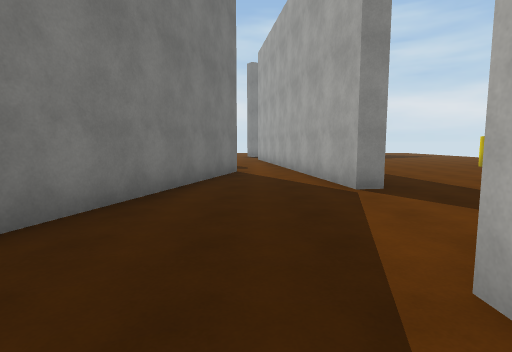
[1] (above)

21 first-person views from a walk through a scene from a Unity 3-D project. The camera is 1.5 m above the floor, tilts 6° down and sees 80° across. The floor is counted in squares, 2 m on a side. Each view is taken from the middle of a square. On the plan, view 1 faces up. The plan holds only what a view shows up to about 10 squares ahead; the rest is blank. The place goes on beyond the plan. The player is left out. Surface patterns are stand-ins for the level's own textures.

[2]
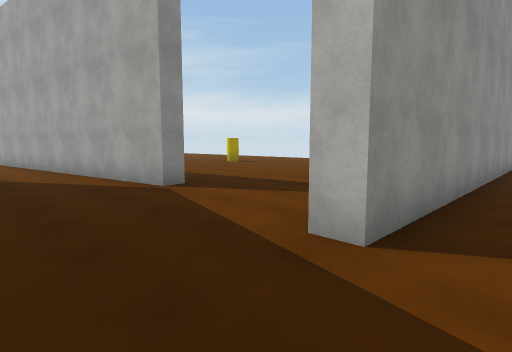

[3]
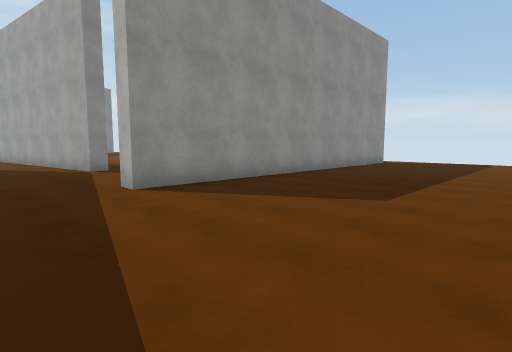

[4]
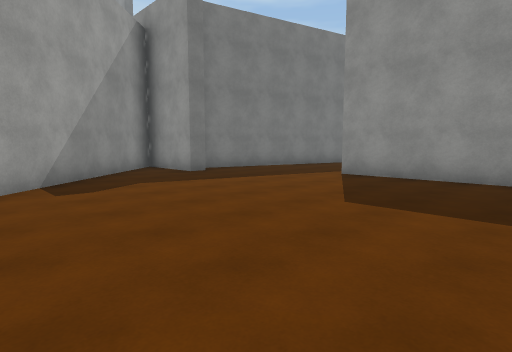

[5]
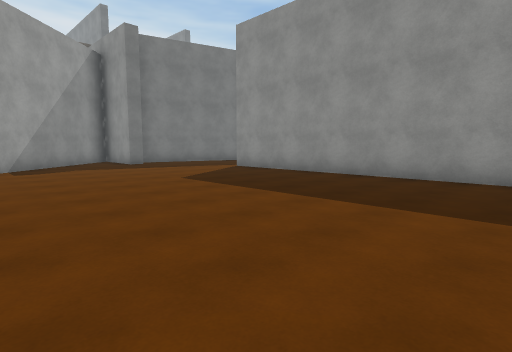

[6]
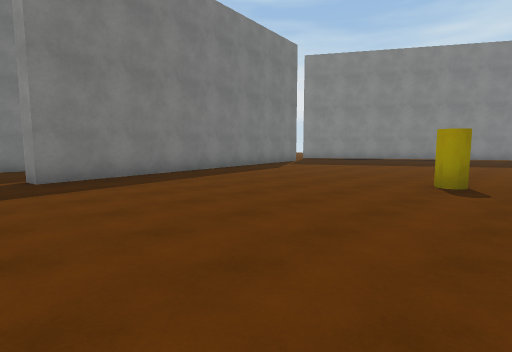

[7]
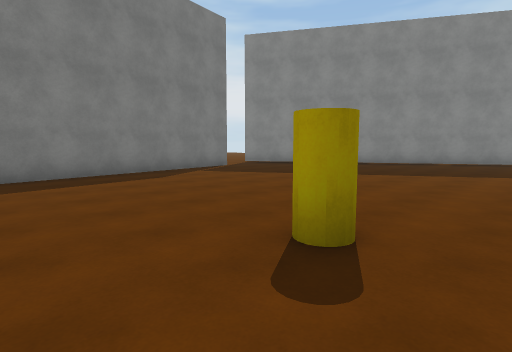

[8]
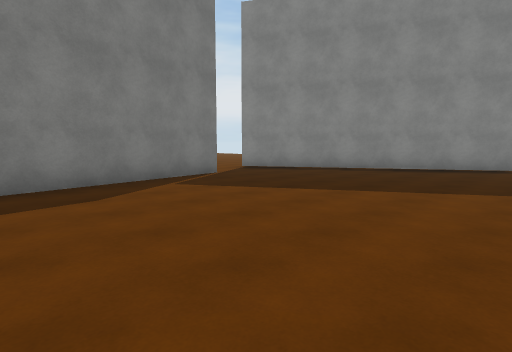

[9]
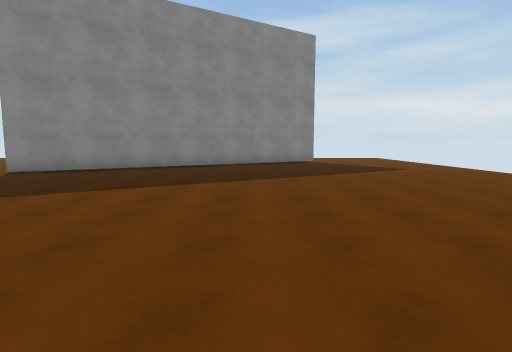

[10]
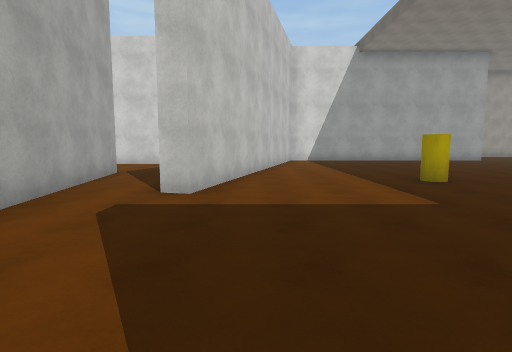

[11]
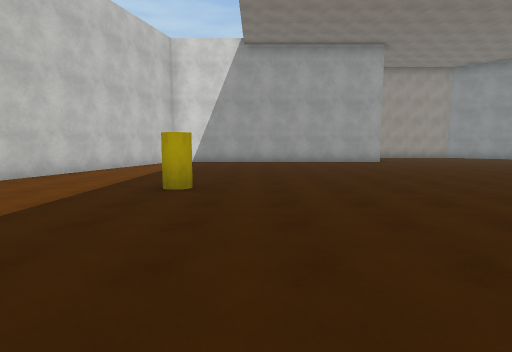

[12]
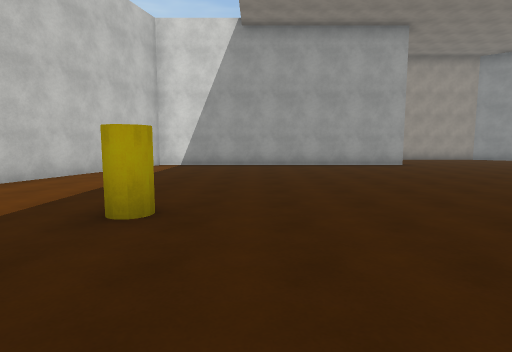

[13]
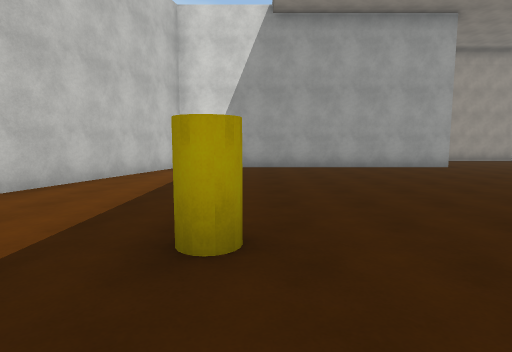

[14]
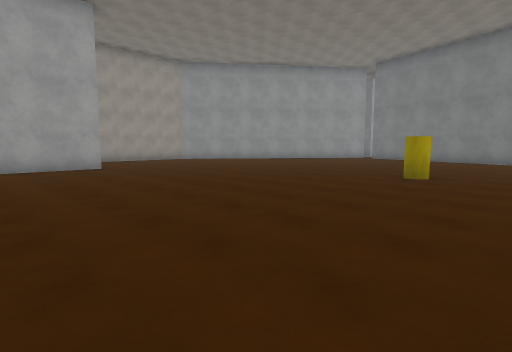

[15]
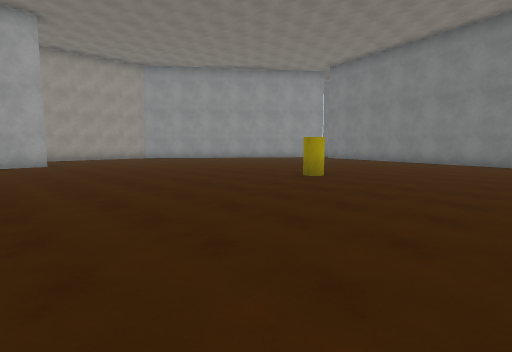

[16]
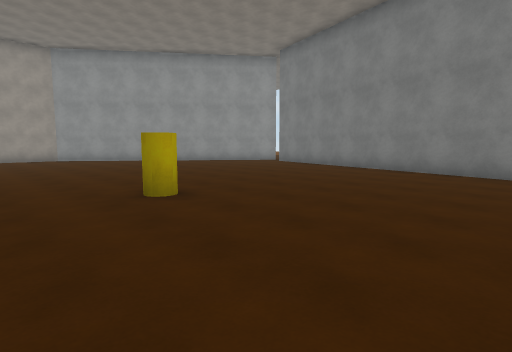

[17]
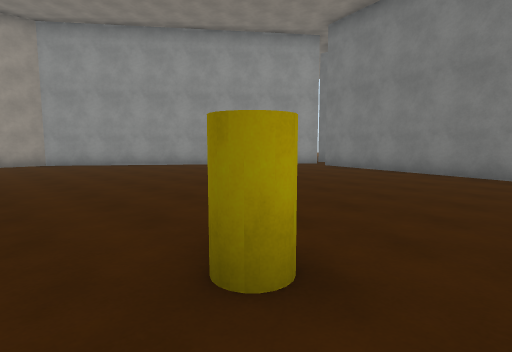

[18]
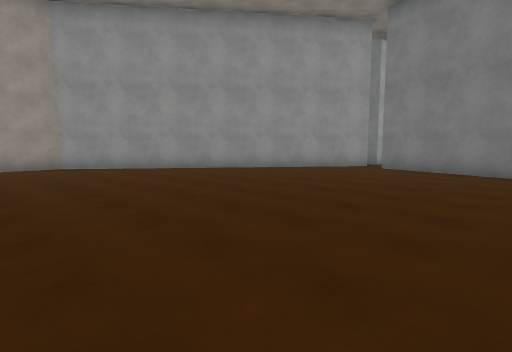

[19]
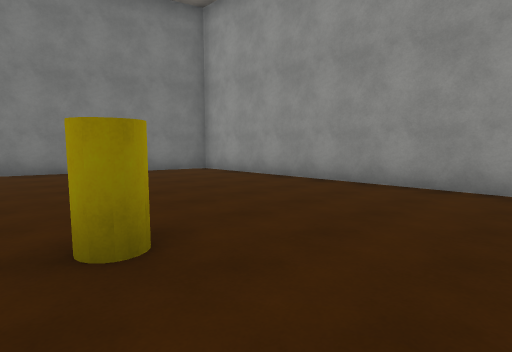

[20]
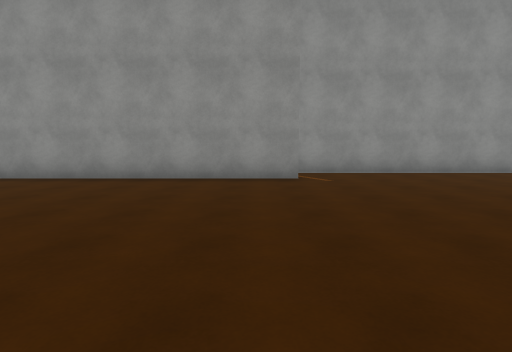

[21]
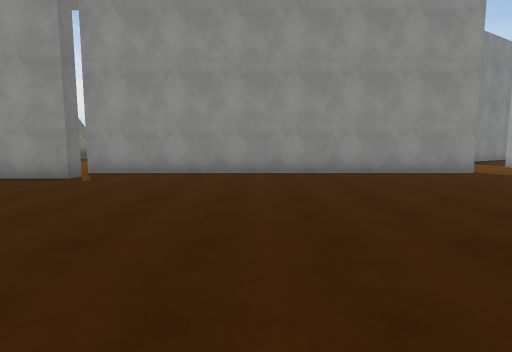

### Floor plan
Points are (right, up) in squares from view 1. A wall is a line through its corners. A room is listed if a view was taken in it or the views show most of it. See-through windows are left out.
Room 1 (views 1, 2, 3, 4, 5, 6, 7, 8, 9)
walls: (9.5, 1) (1.1, 1) (1.1, 1.5); (-0.5, 8.3) (-2.1, 2.4); (-2.6, 0.6) (-2.9, -0.3); (-2.2, -0.8) (-2.2, -1.3) (-4.7, -1.3) (-0.6, -5.6); (0.6, 15) (2.2, 5.1) (1.7, 5) (1.1, 8.7); (4.7, 19.5) (-0.2, 16.6)
ways out: opening at (0, 9) to room 2; opening at (0.5, 15.5)
objects: yellow cylinder (8, 10)
Room 2 (views 10, 11, 12, 13, 14, 15, 16, 17, 18, 19, 20, 21)
walls: (-12.2, -0.8) (-5.5, -0.8); (-12.1, 12.1) (-12.1, 11.6) (-21.8, 11.6) (-24.4, 2.1); (-3.5, -0.4) (-1, 8.5) (-0.5, 8.3); (-23.3, 0.1) (-17.3, -4.5) (-15.9, -4.5); (-2.2, 12.9) (-12.4, 12.9); (1.1, 8.7) (0.4, 12.8)
ways out: opening at (0, 9) to room 1; opening at (-1.5, 13.5)
objects: yellow cylinder (-16, 7); yellow cylinder (-6, 7)

Where each view was taken, in squares from view 1:
view 1: 0 up, 0 right, facing up
view 2: 0 up, 1 left, facing up-right
view 3: 4 down, 1 left, facing up-right
view 4: 6 down, 5 right, facing up-left
view 5: 6 down, 9 right, facing up-left
view 6: 4 up, 9 right, facing up-left
view 7: 8 up, 9 right, facing up-left
view 8: 10 up, 7 right, facing up-left
view 9: 9 up, 6 right, facing up
view 10: 13 up, 2 left, facing down
view 11: 12 up, 7 left, facing down
view 12: 10 up, 7 left, facing down
view 13: 9 up, 6 left, facing down
view 14: 9 up, 9 left, facing down-left
view 15: 11 up, 10 left, facing down-left
view 16: 11 up, 14 left, facing down-left
view 17: 8 up, 15 left, facing down-left
view 18: 6 up, 15 left, facing down-left
view 19: 6 up, 14 left, facing up-left
view 20: 5 up, 13 left, facing up
view 21: 5 up, 8 left, facing up
